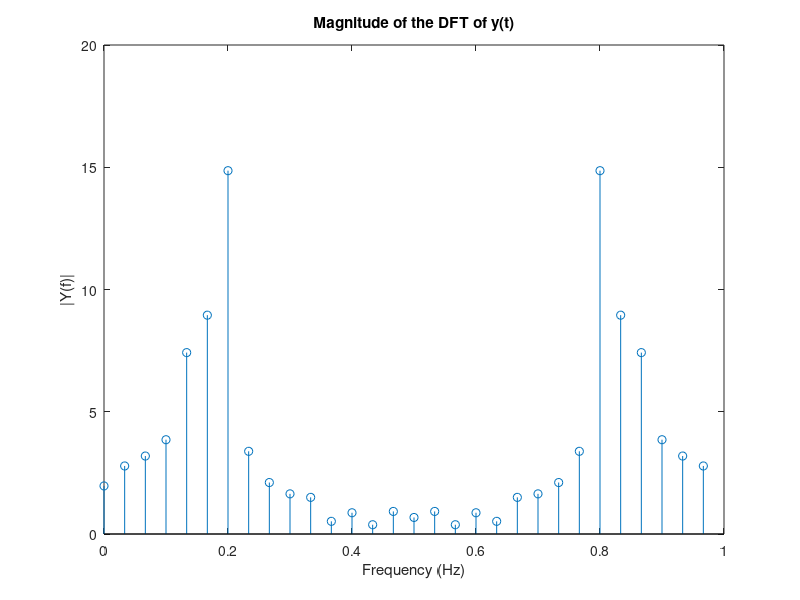
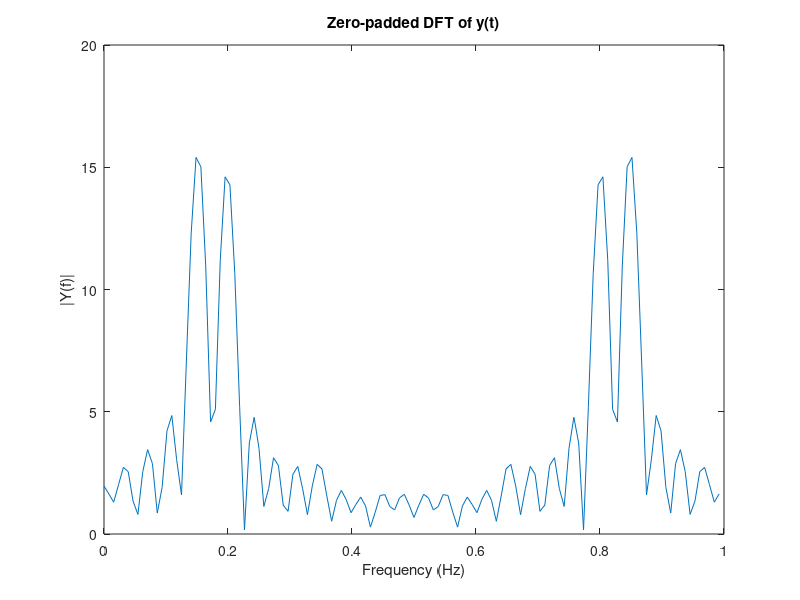

Recreate these plots in MATLAB, in order.
% Define parameters
N = 30;                     % Number of samples
Ts = 1;                     % Sampling interval in seconds
t = (0:N-1)*Ts;             % Time vector
var_e = 0.01;               % Variance of Gaussian noise

% Generate signals
s = sin(t) + sin(1.2*t);    % Signal s(t)
e = sqrt(var_e)*randn(1,N); % Gaussian noise e(t)
y = s + e;                  % Observed signal y(t)

% Perform the discrete Fourier transform (DFT)
Y = fft(y);

% Compute the frequency axis
f = (0:N-1)*(1/(Ts*N));

% Plot the magnitude of the DFT
figure;
stem(f, abs(Y));
title('Magnitude of the DFT of y(t)');
xlabel('Frequency (Hz)');
ylabel('|Y(f)|');

new_N = 2^7;

% Zero-padding to improve frequency resolution
Y_zeropad = fft(y, new_N);  % Zero-pad to the next power of 2 greater than N

% Compute the new frequency axis for zero-padding
f_zeropad = (0:new_N-1)*(1/(Ts*new_N));

% Plot the magnitude of the zero-padded DFT
figure;
plot(f_zeropad, abs(Y_zeropad));
title('Zero-padded DFT of y(t)');
xlabel('Frequency (Hz)');
ylabel('|Y(f)|');
